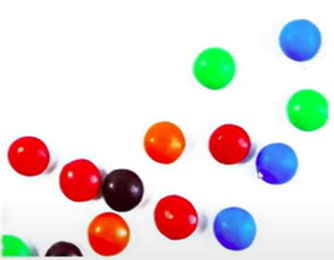
#> input picture ball.jpg, 334 x 260 px
$ jupyter execute 'Object Detection and Object Tracking Using HSV Color Space (Trackerbars).ipynb'
#> lines starting #> are read from the running program, lines starting #| are printed output that depends on the picture; after the words box and inside, x2 and y2 are one past the last pixel; in counts of white or black regions, pixels touching at a corner belong together
[cell 1]
import cv2
import numpy as np

[cell 2]
def nothing(x):
    pass

cv2.namedWindow("Tracking")# Create a window named "Tracking"

# Create trackbars for lower and upper values of HSV
cv2.createTrackbar("LH", "Tracking", 0, 255, nothing)
#> slider 'LH' is set to 51
cv2.createTrackbar("LS", "Tracking", 0, 255, nothing)
#> slider 'LS' is set to 51
cv2.createTrackbar("LV", "Tracking", 0, 255, nothing)
#> slider 'LV' is set to 51
cv2.createTrackbar("UH", "Tracking", 255, 255, nothing)
cv2.createTrackbar("US", "Tracking", 255, 255, nothing)
cv2.createTrackbar("UV", "Tracking", 255, 255, nothing)


while True:

    frame = cv2.imread('ball.jpg')   # Read the image
#> frame is the input picture: shape (260, 334, 3); mean B, G, R 215.3, 217.1, 225.4
    hsv = cv2.cvtColor(frame, cv2.COLOR_BGR2HSV)   # Convert the image to HSV color space
#> hsv: shape (260, 334, 3); mean H, S, V 35.3, 48.4, 244.2

# Get trackbar positions for lower HSV values
    l_h = cv2.getTrackbarPos("LH", "Tracking")
    l_s = cv2.getTrackbarPos("LS", "Tracking")
    l_v = cv2.getTrackbarPos("LV", "Tracking")


 # Get trackbar positions for upper HSV values
    u_h = cv2.getTrackbarPos("UH", "Tracking")
    u_s = cv2.getTrackbarPos("US", "Tracking")
    u_v = cv2.getTrackbarPos("UV", "Tracking")


# Create arrays for lower and upper HSV values
    l_b = np.array([l_h, l_s, l_v])
    u_b = np.array([u_h, u_s, u_v])


    mask = cv2.inRange(hsv, l_b, u_b)   #(Mask)threshold the HSV (make all image black except ths range)
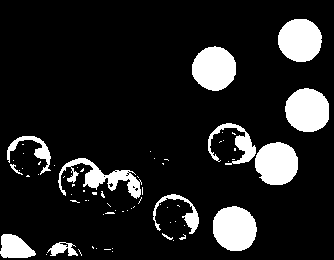
#> mask: shape (260, 334); 13.2% white; 70 white regions (57 under 20 px), largest, box (x1, y1, x2, y2) and area: (213, 206, 257, 251) 1568, (285, 88, 329, 132) 1545, (192, 46, 236, 91) 1523

    res = cv2.bitwise_and(frame, frame, mask=mask)
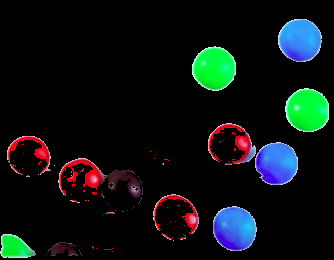
#> res: shape (260, 334, 3); mean B, G, R 18.5, 18.6, 11.7


    cv2.imshow("frame", frame)
    cv2.imshow("mask", mask)
    cv2.imshow("res", res)


    key = cv2.waitKey(1)
#> (key Esc is pressed here)
    if key == 27:
        break

cv2.destroyAllWindows() #colse window

$ run again, with object detection & tracking using HSV.jpg copied over ball.jpg
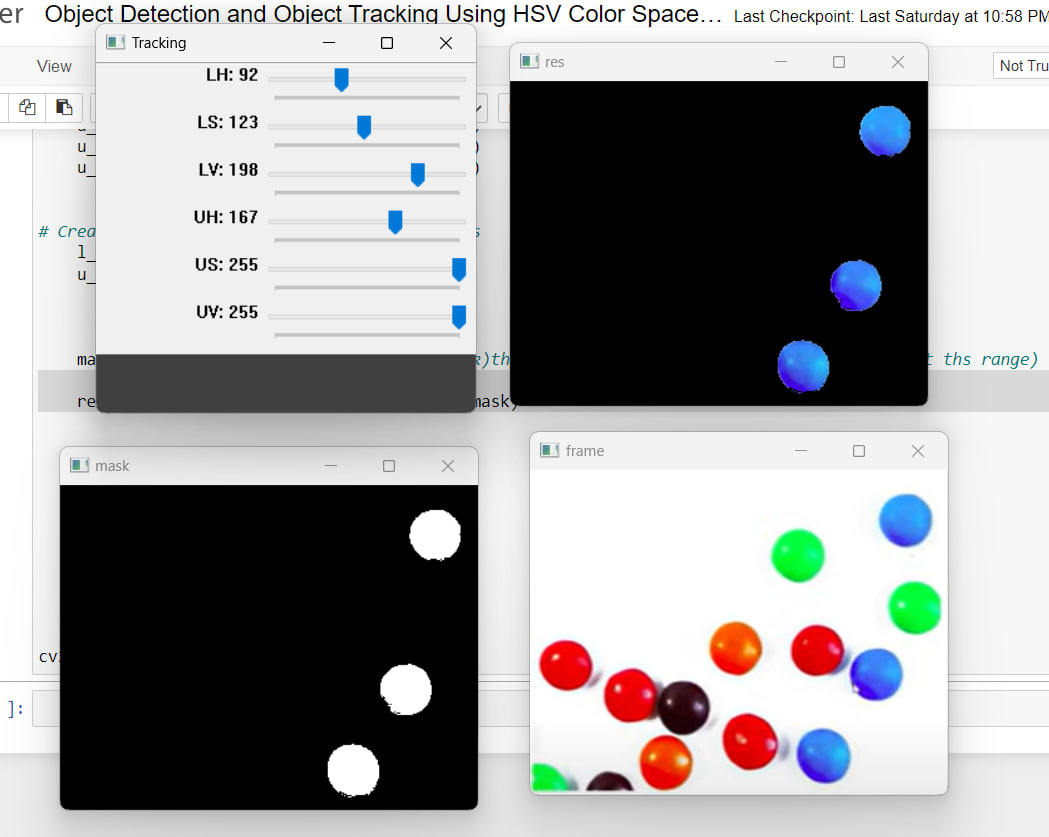
#> input picture object detection & tracking using HSV.jpg, 1049 x 837 px
#> frame is the input picture: shape (837, 1049, 3); mean B, G, R 155.8, 155, 155.6
#> hsv: shape (837, 1049, 3); mean H, S, V 9.8, 11.8, 160.8
#> `mask = cv2.inRange(hsv, l_b, u_b)`:
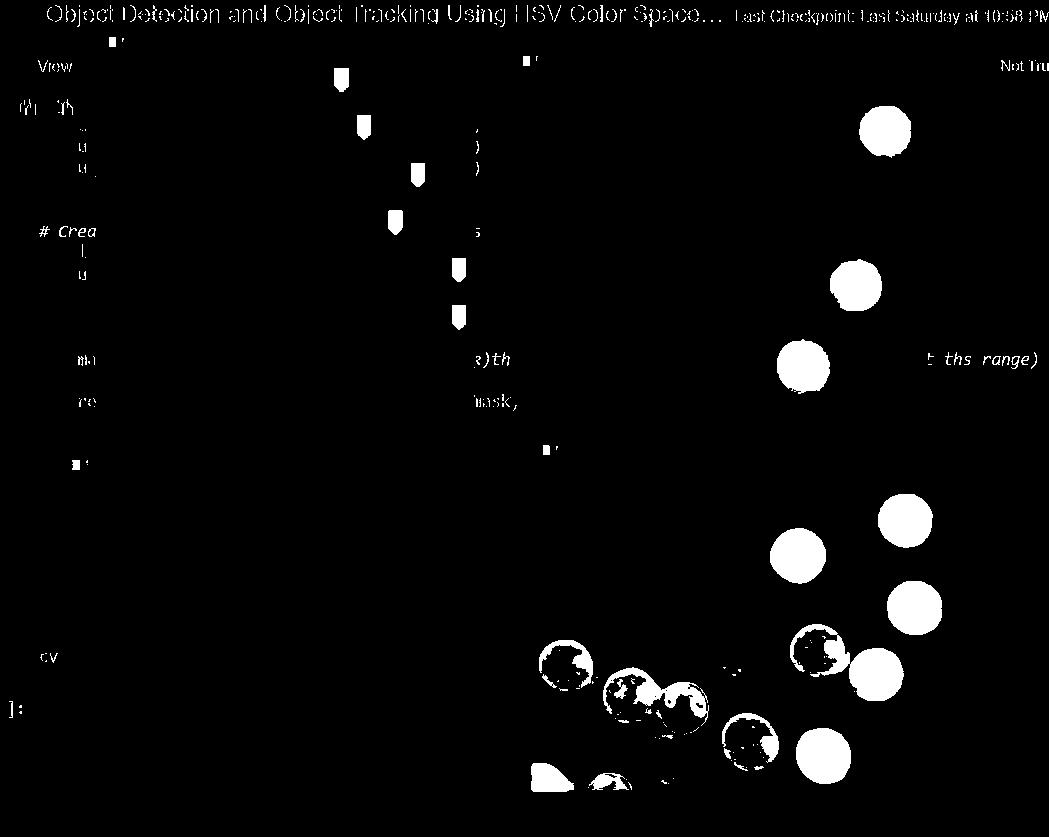
#> mask: shape (837, 1049); 3.5% white; 449 white regions (362 under 20 px), largest, box (x1, y1, x2, y2) and area: (790, 624, 904, 701) 3367, (796, 728, 851, 784) 2478, (887, 581, 942, 635) 2417
#> `res = cv2.bitwise_and(frame, frame, mask=mask)`:
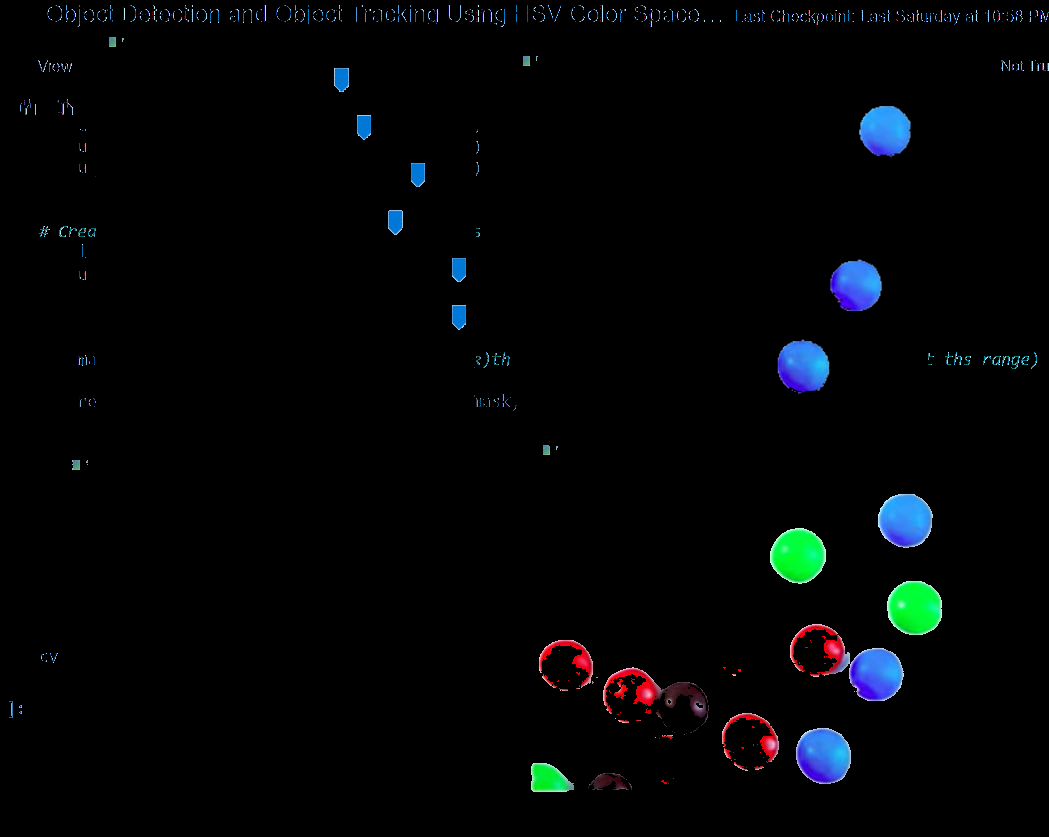
#> res: shape (837, 1049, 3); mean B, G, R 5.8, 4.6, 2.7
